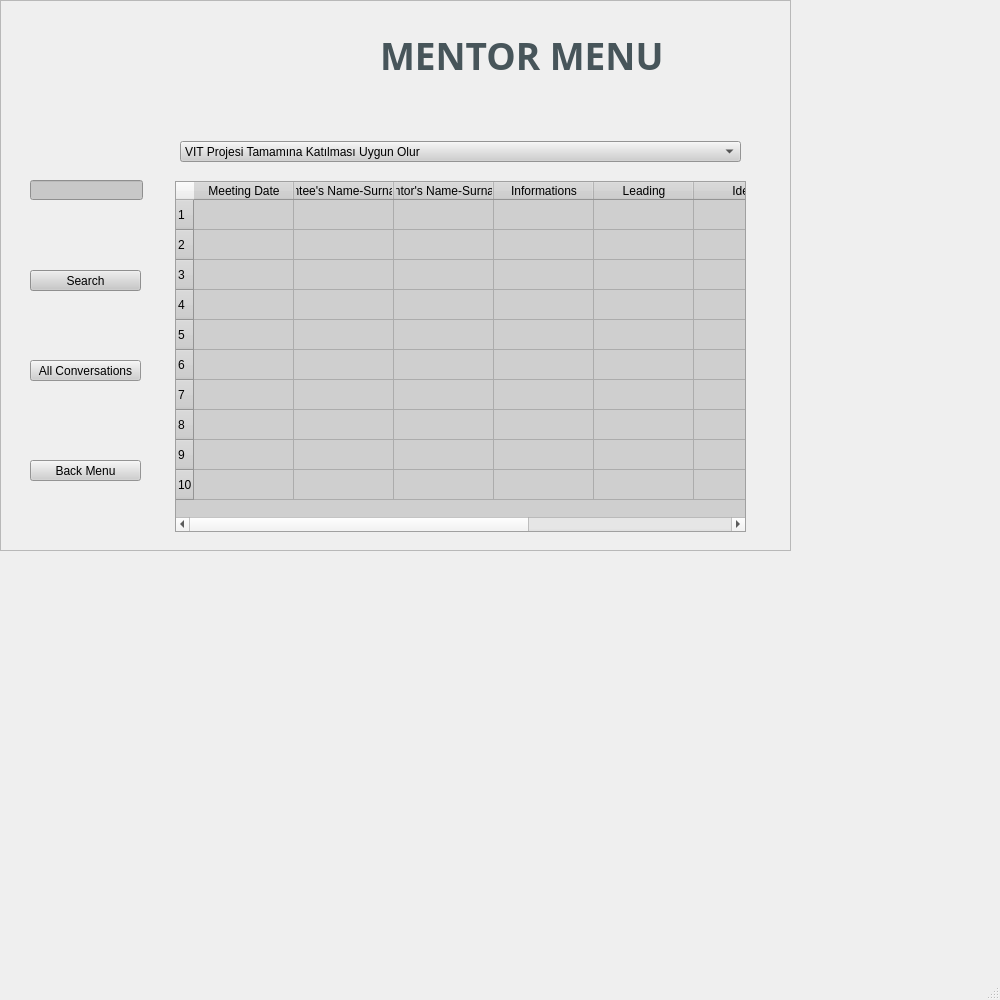
<?xml version="1.0" encoding="UTF-8"?>
<ui version="4.0">
 <class>MainWindow</class>
 <widget class="QMainWindow" name="MainWindow">
  <property name="geometry">
   <rect>
    <x>0</x>
    <y>0</y>
    <width>1000</width>
    <height>1000</height>
   </rect>
  </property>
  <property name="sizePolicy">
   <sizepolicy hsizetype="Fixed" vsizetype="Fixed">
    <horstretch>0</horstretch>
    <verstretch>0</verstretch>
   </sizepolicy>
  </property>
  <property name="minimumSize">
   <size>
    <width>1000</width>
    <height>1000</height>
   </size>
  </property>
  <property name="maximumSize">
   <size>
    <width>1000</width>
    <height>1000</height>
   </size>
  </property>
  <property name="windowTitle">
   <string>MainWindow</string>
  </property>
  <widget class="QWidget" name="centralwidget">
   <widget class="QFrame" name="frame">
    <property name="geometry">
     <rect>
      <x>0</x>
      <y>0</y>
      <width>791</width>
      <height>551</height>
     </rect>
    </property>
    <property name="palette">
     <palette>
      <active>
       <colorrole role="WindowText">
        <brush brushstyle="SolidPattern">
         <color alpha="255">
          <red>200</red>
          <green>170</green>
          <blue>144</blue>
         </color>
        </brush>
       </colorrole>
       <colorrole role="Highlight">
        <brush brushstyle="SolidPattern">
         <color alpha="255">
          <red>207</red>
          <green>207</green>
          <blue>207</blue>
         </color>
        </brush>
       </colorrole>
      </active>
      <inactive>
       <colorrole role="WindowText">
        <brush brushstyle="SolidPattern">
         <color alpha="255">
          <red>200</red>
          <green>170</green>
          <blue>144</blue>
         </color>
        </brush>
       </colorrole>
       <colorrole role="Highlight">
        <brush brushstyle="SolidPattern">
         <color alpha="255">
          <red>207</red>
          <green>207</green>
          <blue>207</blue>
         </color>
        </brush>
       </colorrole>
      </inactive>
      <disabled>
       <colorrole role="WindowText">
        <brush brushstyle="SolidPattern">
         <color alpha="255">
          <red>120</red>
          <green>120</green>
          <blue>120</blue>
         </color>
        </brush>
       </colorrole>
       <colorrole role="Highlight">
        <brush brushstyle="SolidPattern">
         <color alpha="255">
          <red>207</red>
          <green>207</green>
          <blue>207</blue>
         </color>
        </brush>
       </colorrole>
      </disabled>
     </palette>
    </property>
    <property name="font">
     <font>
      <kerning>true</kerning>
     </font>
    </property>
    <property name="autoFillBackground">
     <bool>true</bool>
    </property>
    <property name="styleSheet">
     <string notr="true">selection-background-color: rgb(207, 207, 207);</string>
    </property>
    <property name="frameShape">
     <enum>QFrame::StyledPanel</enum>
    </property>
    <property name="frameShadow">
     <enum>QFrame::Raised</enum>
    </property>
    <widget class="QLabel" name="label_2">
     <property name="geometry">
      <rect>
       <x>100</x>
       <y>20</y>
       <width>261</width>
       <height>70</height>
      </rect>
     </property>
     <property name="cursor">
      <cursorShape>ArrowCursor</cursorShape>
     </property>
     <property name="text">
      <string/>
     </property>
     <property name="pixmap">
      <pixmap>img/logo.png</pixmap>
     </property>
     <property name="scaledContents">
      <bool>true</bool>
     </property>
    </widget>
    <widget class="QLabel" name="MENTORMENU">
     <property name="geometry">
      <rect>
       <x>380</x>
       <y>0</y>
       <width>521</width>
       <height>111</height>
      </rect>
     </property>
     <property name="palette">
      <palette>
       <active>
        <colorrole role="WindowText">
         <brush brushstyle="SolidPattern">
          <color alpha="255">
           <red>71</red>
           <green>85</green>
           <blue>90</blue>
          </color>
         </brush>
        </colorrole>
        <colorrole role="Mid">
         <brush brushstyle="SolidPattern">
          <color alpha="255">
           <red>71</red>
           <green>85</green>
           <blue>90</blue>
          </color>
         </brush>
        </colorrole>
        <colorrole role="Highlight">
         <brush brushstyle="SolidPattern">
          <color alpha="255">
           <red>207</red>
           <green>207</green>
           <blue>207</blue>
          </color>
         </brush>
        </colorrole>
       </active>
       <inactive>
        <colorrole role="WindowText">
         <brush brushstyle="SolidPattern">
          <color alpha="255">
           <red>71</red>
           <green>85</green>
           <blue>90</blue>
          </color>
         </brush>
        </colorrole>
        <colorrole role="Mid">
         <brush brushstyle="SolidPattern">
          <color alpha="255">
           <red>71</red>
           <green>85</green>
           <blue>90</blue>
          </color>
         </brush>
        </colorrole>
        <colorrole role="Highlight">
         <brush brushstyle="SolidPattern">
          <color alpha="255">
           <red>207</red>
           <green>207</green>
           <blue>207</blue>
          </color>
         </brush>
        </colorrole>
       </inactive>
       <disabled>
        <colorrole role="WindowText">
         <brush brushstyle="SolidPattern">
          <color alpha="255">
           <red>120</red>
           <green>120</green>
           <blue>120</blue>
          </color>
         </brush>
        </colorrole>
        <colorrole role="Mid">
         <brush brushstyle="SolidPattern">
          <color alpha="255">
           <red>71</red>
           <green>85</green>
           <blue>90</blue>
          </color>
         </brush>
        </colorrole>
        <colorrole role="Highlight">
         <brush brushstyle="SolidPattern">
          <color alpha="255">
           <red>207</red>
           <green>207</green>
           <blue>207</blue>
          </color>
         </brush>
        </colorrole>
       </disabled>
      </palette>
     </property>
     <property name="font">
      <font>
       <family>Arial Black</family>
       <pointsize>28</pointsize>
       <weight>75</weight>
       <bold>true</bold>
      </font>
     </property>
     <property name="mouseTracking">
      <bool>false</bool>
     </property>
     <property name="acceptDrops">
      <bool>false</bool>
     </property>
     <property name="text">
      <string>MENTOR MENU</string>
     </property>
     <property name="scaledContents">
      <bool>true</bool>
     </property>
     <property name="indent">
      <number>0</number>
     </property>
    </widget>
    <widget class="QPushButton" name="btn_search">
     <property name="geometry">
      <rect>
       <x>30</x>
       <y>270</y>
       <width>111</width>
       <height>21</height>
      </rect>
     </property>
     <property name="acceptDrops">
      <bool>false</bool>
     </property>
     <property name="autoFillBackground">
      <bool>false</bool>
     </property>
     <property name="styleSheet">
      <string notr="true">selection-background-color: rgb(162, 162, 162);
background-color: rgb(200, 200, 200);
color:rgb(0, 0, 0)</string>
     </property>
     <property name="text">
      <string>Search</string>
     </property>
    </widget>
    <widget class="QLineEdit" name="lineEdit_search">
     <property name="geometry">
      <rect>
       <x>30</x>
       <y>180</y>
       <width>113</width>
       <height>20</height>
      </rect>
     </property>
     <property name="autoFillBackground">
      <bool>false</bool>
     </property>
     <property name="styleSheet">
      <string notr="true">background-color: rgb(200, 200, 200);
color:rgb(0, 0, 0)</string>
     </property>
     <property name="maxLength">
      <number>32800</number>
     </property>
    </widget>
    <widget class="QPushButton" name="pushButton">
     <property name="geometry">
      <rect>
       <x>30</x>
       <y>360</y>
       <width>111</width>
       <height>21</height>
      </rect>
     </property>
     <property name="styleSheet">
      <string notr="true">background-color: rgb(207, 207, 207);
color:rgb(0, 0, 0)</string>
     </property>
     <property name="text">
      <string>All Conversations</string>
     </property>
    </widget>
    <widget class="QPushButton" name="pushButton_2">
     <property name="geometry">
      <rect>
       <x>30</x>
       <y>460</y>
       <width>111</width>
       <height>21</height>
      </rect>
     </property>
     <property name="styleSheet">
      <string notr="true">background-color: rgb(255, 255, 255);
background-color: rgb(207, 207, 207);
color:rgb(0, 0, 0)</string>
     </property>
     <property name="text">
      <string>Back Menu</string>
     </property>
    </widget>
    <widget class="QTableWidget" name="tableWidget">
     <property name="geometry">
      <rect>
       <x>175</x>
       <y>181</y>
       <width>571</width>
       <height>351</height>
      </rect>
     </property>
     <property name="styleSheet">
      <string notr="true">background-color: rgb(207, 207, 207);
color:rgb(0, 0, 0)</string>
     </property>
     <row>
      <property name="text">
       <string>1</string>
      </property>
     </row>
     <row>
      <property name="text">
       <string>2</string>
      </property>
     </row>
     <row>
      <property name="text">
       <string>3</string>
      </property>
     </row>
     <row>
      <property name="text">
       <string>4</string>
      </property>
     </row>
     <row>
      <property name="text">
       <string>5</string>
      </property>
     </row>
     <row>
      <property name="text">
       <string>6</string>
      </property>
     </row>
     <row>
      <property name="text">
       <string>7</string>
      </property>
     </row>
     <row>
      <property name="text">
       <string>8</string>
      </property>
     </row>
     <row>
      <property name="text">
       <string>9</string>
      </property>
     </row>
     <row>
      <property name="text">
       <string>10</string>
      </property>
     </row>
     <column>
      <property name="text">
       <string>Meeting Date</string>
      </property>
     </column>
     <column>
      <property name="text">
       <string>Mentee's Name-Surname</string>
      </property>
     </column>
     <column>
      <property name="text">
       <string>Mentor's Name-Surname</string>
      </property>
     </column>
     <column>
      <property name="text">
       <string>Informations</string>
      </property>
     </column>
     <column>
      <property name="text">
       <string>Leading</string>
      </property>
     </column>
     <column>
      <property name="text">
       <string>Idea</string>
      </property>
     </column>
     <column>
      <property name="text">
       <string>Intensity</string>
      </property>
     </column>
     <column>
      <property name="text">
       <string>History</string>
      </property>
     </column>
    </widget>
    <widget class="QComboBox" name="comboBox">
     <property name="geometry">
      <rect>
       <x>180</x>
       <y>141</y>
       <width>561</width>
       <height>21</height>
      </rect>
     </property>
     <property name="autoFillBackground">
      <bool>false</bool>
     </property>
     <property name="styleSheet">
      <string notr="true">background-color: rgb(207, 207, 207);
font: 75 8pt &quot;MS Shell Dlg 2&quot;;
color:rgb(0, 0, 0)</string>
     </property>
     <item>
      <property name="text">
       <string>VIT Projesi Tamamına Katılması Uygun Olur</string>
      </property>
     </item>
     <item>
      <property name="text">
       <string>VIT Projesi ilk IT Eğitimini Almaya Yönlendirilmesi Uygun Olur</string>
      </property>
     </item>
     <item>
      <property name="text">
       <string>VIT Projesi İngilizce Eğitim Almaya Yönlendirilmesi Uygun OLur</string>
      </property>
     </item>
     <item>
      <property name="text">
       <string>VIT Projesi Kapsamında .... Yönlendirilmesi Uygun OLur</string>
      </property>
     </item>
     <item>
      <property name="text">
       <string>Direkt Bireysel Koçluk ile İşe Yönlendirilmesi Uygun Olur</string>
      </property>
     </item>
     <item>
      <property name="text">
       <string>Bir Sonraki VIT Projesine Katılması Daha Uygun Olur</string>
      </property>
     </item>
     <item>
      <property name="text">
       <string>Başka Bir Sektöre Yönlendirilmeli</string>
      </property>
     </item>
     <item>
      <property name="text">
       <string>Diğer</string>
      </property>
     </item>
    </widget>
    <zorder>MENTORMENU</zorder>
    <zorder>lineEdit_search</zorder>
    <zorder>pushButton</zorder>
    <zorder>pushButton_2</zorder>
    <zorder>tableWidget</zorder>
    <zorder>comboBox</zorder>
    <zorder>label_2</zorder>
    <zorder>btn_search</zorder>
   </widget>
  </widget>
  <widget class="QMenuBar" name="menubar">
   <property name="geometry">
    <rect>
     <x>0</x>
     <y>0</y>
     <width>1000</width>
     <height>21</height>
    </rect>
   </property>
  </widget>
  <widget class="QStatusBar" name="statusbar"/>
 </widget>
 <resources/>
 <connections/>
</ui>
